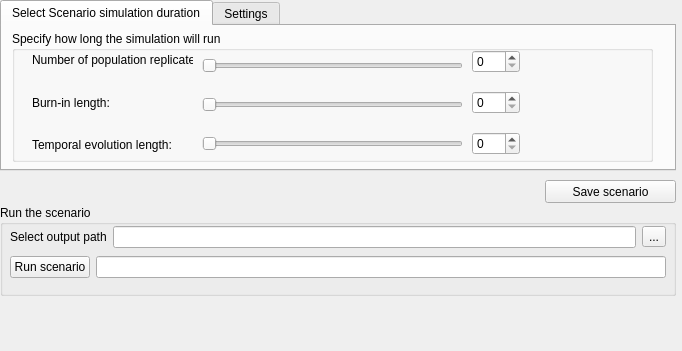
      <widget class="QWidget" name="page_7">
       <property name="geometry">
        <rect>
         <x>0</x>
         <y>0</y>
         <width>682</width>
         <height>351</height>
        </rect>
       </property>
       <attribute name="label">
        <string>Step 3 - Run or re-run a Scenario</string>
       </attribute>
       <widget class="QGroupBox" name="groupBox_6">
        <property name="geometry">
         <rect>
          <x>0</x>
          <y>205</y>
          <width>676</width>
          <height>91</height>
         </rect>
        </property>
        <property name="title">
         <string>Run the scenario</string>
        </property>
        <widget class="QWidget" name="layoutWidget">
         <property name="geometry">
          <rect>
           <x>10</x>
           <y>50</y>
           <width>656</width>
           <height>25</height>
          </rect>
         </property>
         <layout class="QHBoxLayout" name="horizontalLayout_38">
          <item>
           <widget class="QPushButton" name="pushButton_11">
            <property name="text">
             <string>Run scenario</string>
            </property>
           </widget>
          </item>
          <item>
           <widget class="QLineEdit" name="lineEdit_14"/>
          </item>
         </layout>
        </widget>
        <widget class="QWidget" name="layoutWidget">
         <property name="geometry">
          <rect>
           <x>10</x>
           <y>21</y>
           <width>656</width>
           <height>22</height>
          </rect>
         </property>
         <layout class="QHBoxLayout" name="horizontalLayout_51">
          <item>
           <widget class="QLabel" name="label_31">
            <property name="text">
             <string>Select output path</string>
            </property>
           </widget>
          </item>
          <item>
           <widget class="QLineEdit" name="lineEdit_16"/>
          </item>
          <item>
           <widget class="QToolButton" name="toolButton_4">
            <property name="text">
             <string>...</string>
            </property>
           </widget>
          </item>
         </layout>
        </widget>
       </widget>
       <widget class="QPushButton" name="pushButton_8">
        <property name="geometry">
         <rect>
          <x>545</x>
          <y>180</y>
          <width>131</width>
          <height>23</height>
         </rect>
        </property>
        <property name="text">
         <string>Save scenario</string>
        </property>
       </widget>
       <widget class="QTabWidget" name="tabWidget_2">
        <property name="geometry">
         <rect>
          <x>0</x>
          <y>0</y>
          <width>676</width>
          <height>171</height>
         </rect>
        </property>
        <property name="currentIndex">
         <number>0</number>
        </property>
        <widget class="QWidget" name="tab_3">
         <attribute name="title">
          <string>Select Scenario simulation duration</string>
         </attribute>
         <widget class="QGroupBox" name="groupBox_27">
          <property name="geometry">
           <rect>
            <x>10</x>
            <y>5</y>
            <width>641</width>
            <height>131</height>
           </rect>
          </property>
          <property name="title">
           <string>Specify how long the simulation will run</string>
          </property>
          <widget class="QWidget" name="layoutWidget_40">
           <property name="geometry">
            <rect>
             <x>460</x>
             <y>7</y>
             <width>48</width>
             <height>131</height>
            </rect>
           </property>
           <layout class="QVBoxLayout" name="verticalLayout_40">
            <item>
             <widget class="QSpinBox" name="spinBox_37"/>
            </item>
            <item>
             <widget class="QSpinBox" name="spinBox_38"/>
            </item>
            <item>
             <widget class="QSpinBox" name="spinBox_39"/>
            </item>
           </layout>
          </widget>
          <widget class="QWidget" name="layoutWidget_41">
           <property name="geometry">
            <rect>
             <x>190</x>
             <y>9</y>
             <width>261</width>
             <height>131</height>
            </rect>
           </property>
           <layout class="QVBoxLayout" name="verticalLayout_41">
            <item>
             <widget class="QSlider" name="horizontalSlider_45">
              <property name="orientation">
               <enum>Qt::Horizontal</enum>
              </property>
             </widget>
            </item>
            <item>
             <widget class="QSlider" name="horizontalSlider_46">
              <property name="orientation">
               <enum>Qt::Horizontal</enum>
              </property>
             </widget>
            </item>
            <item>
             <widget class="QSlider" name="horizontalSlider_47">
              <property name="orientation">
               <enum>Qt::Horizontal</enum>
              </property>
             </widget>
            </item>
           </layout>
          </widget>
          <widget class="QWidget" name="layoutWidget_42">
           <property name="geometry">
            <rect>
             <x>20</x>
             <y>11</y>
             <width>161</width>
             <height>121</height>
            </rect>
           </property>
           <layout class="QVBoxLayout" name="verticalLayout_42">
            <item>
             <widget class="QLabel" name="label_58">
              <property name="text">
               <string>Number of population replicates:</string>
              </property>
             </widget>
            </item>
            <item>
             <widget class="QLabel" name="label_59">
              <property name="text">
               <string>Burn-in length:</string>
              </property>
             </widget>
            </item>
            <item>
             <widget class="QLabel" name="label_60">
              <property name="text">
               <string>Temporal evolution length:</string>
              </property>
             </widget>
            </item>
           </layout>
          </widget>
         </widget>
        </widget>
        <widget class="QWidget" name="tab_4">
         <attribute name="title">
          <string>Settings</string>
         </attribute>
        </widget>
       </widget>
      </widget>
